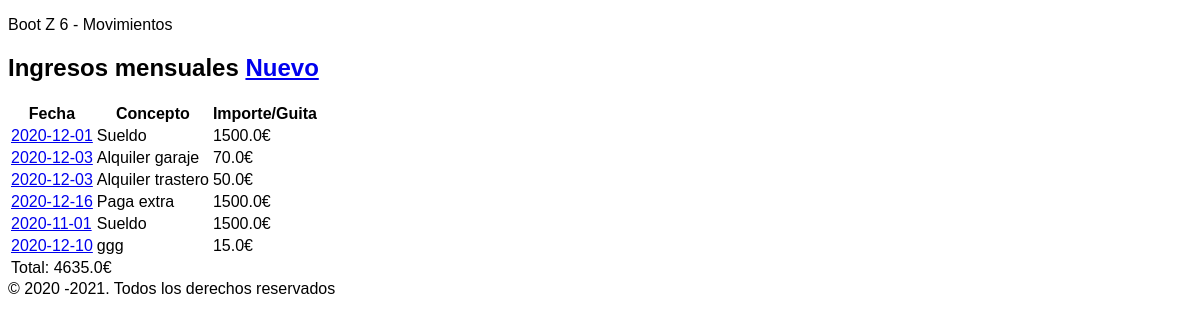
Before: / with the older database file.
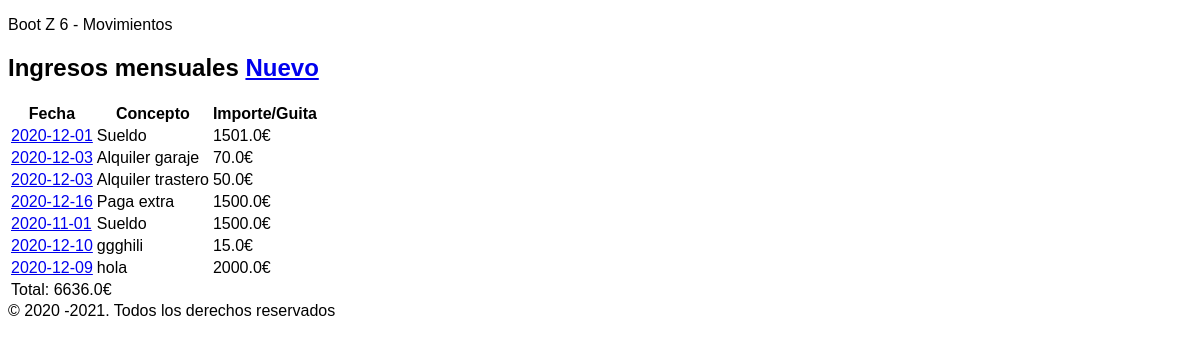
After: the same page with the newer database file.
### tables this page shows
CREATE TABLE "movimientos" (
	"id"	INTEGER,
	"concepto"	TEXT NOT NULL,
	"fecha"	TEXT NOT NULL,
	"cantidad"	REAL NOT NULL,
	PRIMARY KEY("id" AUTOINCREMENT)
);

### movements/views.py (the view)
@app.route('/')
def listaIngresos():
    ingresos = consulta('SELECT fecha, concepto, cantidad, id FROM movimientos;')
    total = 0
    for ingreso in ingresos:
        total += float(ingreso['cantidad'])
    return render_template("movementsList.html",datos=ingresos, total=total)

### movements/views.py (called while the page is built)
def consulta(query, params=()):
    conn = sqlite3.connect(DBFILE)
    c = conn.cursor()
    '''
    'SELECT * FROM TABLA' -> [(),(), (),]
    'SELECT * FROM TABLA VACIA ' -> []
    'INSERT ...' -> []
    'UPDATE ...' -> []
    'DELETE ...' -> []
    '''
    c.execute(query, params)
    conn.commit()
    filas = c.fetchall()
    print(filas)
    conn.close()
    if len(filas) == 0:
        return filas
    columnNames = []
    for columnName in c.description:
        columnNames.append(columnName[0])
    listaDeDiccionarios = []
    for fila in filas:
        d = {}
        for ix, columnName in enumerate(columnNames):
            d[columnName] = fila[ix]
        listaDeDiccionarios.append(d)
    return listaDeDiccionarios

### movements/templates/movementsList.html (shortened to what this page needs)
{% extends 'base.html' %}
{% block mi_precioso_bloque_de_formato %}
    <h1>Ingresos mensuales <a href="creaalta">Nuevo</a></h1>
    {% if datos|length > 0 %}
        <table>
            <tr>
                <th>Fecha</th>
                <th>Concepto</th>
                <th>Importe/Guita</th>
            </tr>
        {% for registro in datos %}
            <tr>
                <td><a href="modifica/{{ registro['id'] }}">{{ registro['fecha'] }}</a></td>
                <td>{{ registro['concepto'] }}</td>
                <td>{{ registro['cantidad'] }}€</td>
            </tr>
        {% endfor %}
            <tr>
                <td colspan="3">Total: {{total}}€</td>
            </tr>
        </table>
    {% else %}
        <p>No hay movimientos. crea el tuyo</p>
    {% endif %}
{% endblock %}

### movements/templates/base.html (shortened to what this page needs)
<!DOCTYPE html>
<html lang="en">
<head>
</head>
<body>
    <header>
        <p>Boot Z 6 - Movimientos </p>
    </header>
    <section>
        {% block mi_precioso_bloque_de_formato %}{% endblock %}
    </section>
    <footer>
        &copy; 2020 -2021. Todos los derechos reservados
    </footer>
</body>
</html>

### movements/templates/base.html (style rules this page uses)
* { font-family: sans-serif; }
header { color: black; background-color: white }
body { background-color:white }

Changed rows visible on the page:
changed movimientos (number 1 of 7 on the later page): cantidad "1500.0" → "1501.0"
changed movimientos: concepto "ggg" → "ggghili"
added movimientos: fecha "2020-12-09", concepto "hola", cantidad "2000.0"
Other visible differences:
{{ total }}: "4635.0" → "6636.0"
